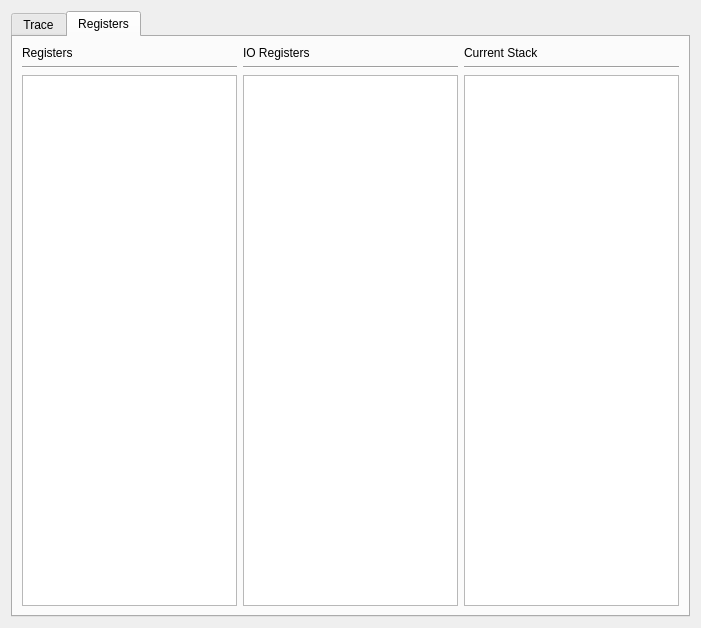
<?xml version="1.0" encoding="UTF-8"?>
<ui version="4.0">
 <class>DebugView</class>
 <widget class="QWidget" name="DebugView">
  <property name="geometry">
   <rect>
    <x>0</x>
    <y>0</y>
    <width>701</width>
    <height>628</height>
   </rect>
  </property>
  <property name="windowTitle">
   <string>QAvr Debugger</string>
  </property>
  <layout class="QHBoxLayout" name="horizontalLayout">
   <item>
    <widget class="QTabWidget" name="tabWidget">
     <property name="currentIndex">
      <number>1</number>
     </property>
     <widget class="QWidget" name="tab">
      <attribute name="title">
       <string>Trace</string>
      </attribute>
      <layout class="QHBoxLayout" name="horizontalLayout_2">
       <item>
        <widget class="QPlainTextEdit" name="assemblyTraceTxt"/>
       </item>
      </layout>
     </widget>
     <widget class="QWidget" name="tab_2">
      <attribute name="title">
       <string>Registers</string>
      </attribute>
      <layout class="QHBoxLayout" name="horizontalLayout_3">
       <item>
        <layout class="QVBoxLayout" name="verticalLayout">
         <item>
          <widget class="QLabel" name="label">
           <property name="text">
            <string>Registers</string>
           </property>
          </widget>
         </item>
         <item>
          <widget class="Line" name="line">
           <property name="orientation">
            <enum>Qt::Horizontal</enum>
           </property>
          </widget>
         </item>
         <item>
          <widget class="QListWidget" name="registersWidget"/>
         </item>
        </layout>
       </item>
       <item>
        <layout class="QVBoxLayout" name="verticalLayout_2">
         <item>
          <widget class="QLabel" name="label_2">
           <property name="text">
            <string>IO Registers</string>
           </property>
          </widget>
         </item>
         <item>
          <widget class="Line" name="line_2">
           <property name="orientation">
            <enum>Qt::Horizontal</enum>
           </property>
          </widget>
         </item>
         <item>
          <widget class="QListWidget" name="ioWidget"/>
         </item>
        </layout>
       </item>
       <item>
        <layout class="QVBoxLayout" name="verticalLayout_3">
         <item>
          <widget class="QLabel" name="label_3">
           <property name="text">
            <string>Current Stack</string>
           </property>
          </widget>
         </item>
         <item>
          <widget class="Line" name="line_3">
           <property name="orientation">
            <enum>Qt::Horizontal</enum>
           </property>
          </widget>
         </item>
         <item>
          <widget class="QListWidget" name="currentStackWidget"/>
         </item>
        </layout>
       </item>
      </layout>
     </widget>
    </widget>
   </item>
  </layout>
 </widget>
 <resources/>
 <connections/>
</ui>
